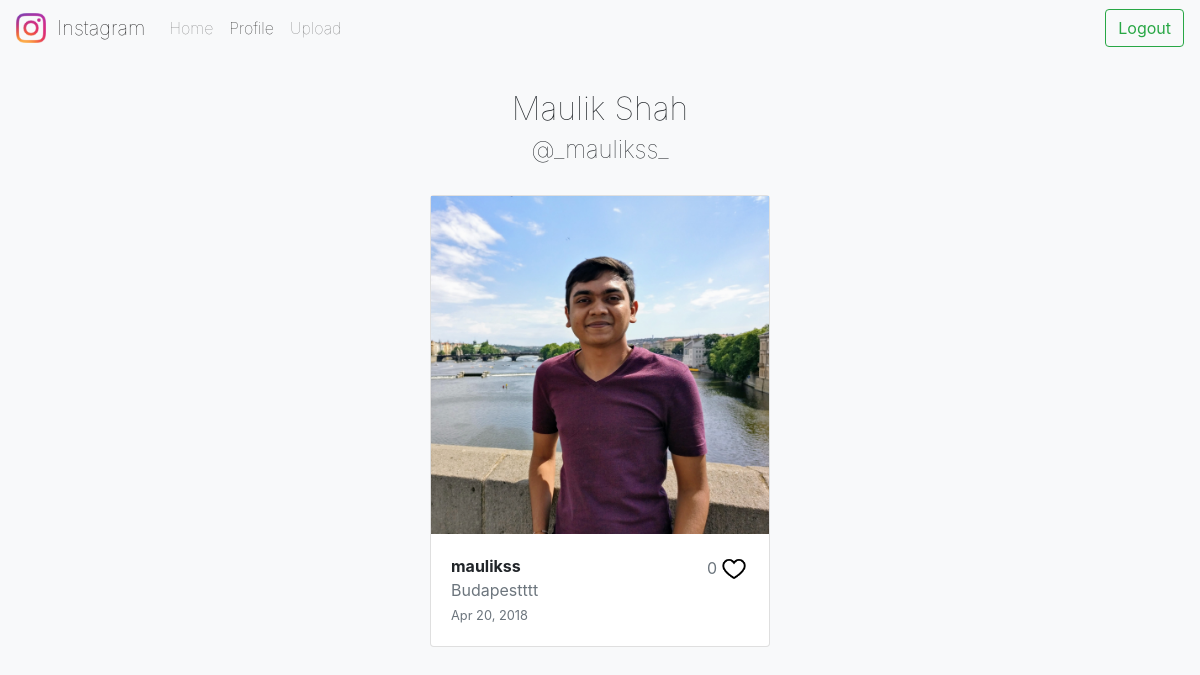
/app/profile/maulikss/ (signed in), run on the app's committed database.
### fakinsta/project/models.py (models this page shows, shortened)
class Post(models.Model):
    author = models.ForeignKey(User, on_delete=models.CASCADE, related_name='post_written')
    caption = models.TextField(max_length=500)
    photo = models.FileField(upload_to=path)
    likes = models.ManyToManyField(User, related_name='posts_liked', blank=True)
    time = models.DateTimeField(default=datetime.now)

### fakinsta/project/views.py (the view)
# urls.py: path("profile/<str:username>/", views.profile, name="profile"),
@login_required
def profile(request, username):
    user = get_object_or_404(User, username=username)
    posts = Post.objects.filter(author=user).all().order_by('-time')
    return render(request, 'project/profile.html', {'user': user, 'posts': posts})

### fakinsta/project/templates/project/profile.html (shortened to what this page needs)
<!doctype html>
<html lang="en">
<head>
    <link rel="stylesheet" href="https://maxcdn.bootstrapcdn.com/bootstrap/4.0.0/css/bootstrap.min.css">
</head>
<body>
    <nav class="navbar sticky-top navbar-expand-lg navbar-light bg-light">
        <a class="navbar-brand" href="{% url 'project:homepage' %}">
            <img src="../../../static/project/img/InstagramLogo.png" width="30" height="30" class="d-inline-block align-top" alt="">
            &nbsp;Instagram
        </a>
        <div class="collapse navbar-collapse" id="navbarToggler">
            <ul class="navbar-nav mr-auto mt-2 mt-lg-0">
                <li class="nav-item">
                    <a class="nav-link" href="{% url 'project:homepage' %}">Home</a>
                </li>
                <li class="nav-item active">
                    <a class="nav-link" href="{% url 'project:profile' request.user.username %}">Profile<span class="sr-only">(current)</span></a>
                </li>
                <li class="nav-item">
                    <a class="nav-link" href="{% url 'project:uploadPost' %}">Upload</a>
                </li>
            </ul>
            <form class="form-inline my-2 my-lg-0" action="{% url 'project:logout' %}">
                <button class="btn btn-outline-success my-2 my-sm-0" type="submit" style="width: 100%">Logout</button>
            </form>
        </div>
    </nav>
    <div class="container-fluid">
        <div class = "row">
            <div class = "offset-xs-2 col-xs-8 offset-md-4 col-md-4">
                <br/>
                <div class="profile">
                    <h2 class="">{{ user.first_name }} {{ user.last_name }}</h2>
                    <h4>@_{{ user.username }}_</h4>
                </div>
                {% for post in posts %}
                <div class="posts">
                    <div class="card-deck">
                        <div class="card">
                            <a href="{% url 'project:detail' post.id %}">
                                <div class="card-img-top">
                                    <img class="postImage" src="{{ post.photo.url }}" alt="Card image cap">
                                </div>
                            </a>
                            <div class="card-body">
                                <img class="like {% if request.user in post.likes.all %}liked{% endif %}" id="{{ post.id }}" src="../../../static/project/img/{% if not request.user in post.likes.all %}InstagramLike.png{% else %}Liked.png{% endif %}" height="30px" width="30px" style="float: right">
                                <p class="text-muted likecount" style="float: right; margin-top: 2px;">{{ post.likes.count }}</p>
                                <a href="{% url 'project:profile' post.author.username %}"><p class="card-text" style="font-weight: bold">{{ post.author.username }}</p></a><span class="caption text-muted">{{ post.caption }}</span>
                                <p class="card-text"><small class="text-muted">{{ post.time|date:"M d, Y" }}</small></p>
                            </div>
                        </div>
                    </div>
                </div>
                <br>
                {% endfor %}
            </div>
        </div>
    </div>
</body>
</html>

### fakinsta/project/templates/project/profile.html (style rules this page uses)
.navbar { font-weight: lighter; }
.container-fluid { background-color: #f8f9fa !important; min-height: 91vh; }
.card-deck { margin: auto; }
.card { width: 100%; margin: auto; }
.card-img-top { min-height: 100%; min-width: 100%; max-height: 100%; min-width: 100%; text-align: center; display: inline-block; }
.postImage { width: auto; height: auto; max-width: 100%; max-height: 100%; vertical-align: middle; margin: 0 auto; }
.card-body a { text-decoration: none; color: #212529; }
.likecount { margin-right: 2px; }
.profile { min-height: 75px; text-align: center; vertical-align: middle; }
.profile h2 { margin-top: 10px; font-weight: lighter; }
.profile h4 { font-weight: 100; margin-bottom: 30px; }
.caption { padding-right: 30px; }

### data on the page
Post: photo (picture), likes.count "0", author.username "maulikss", caption "Budapestttt", time "Apr 20, 2018"

### other printed values
{{ user.first_name }} "Maulik"
{{ user.last_name }} "Shah"
{{ user.username }} "maulikss"
